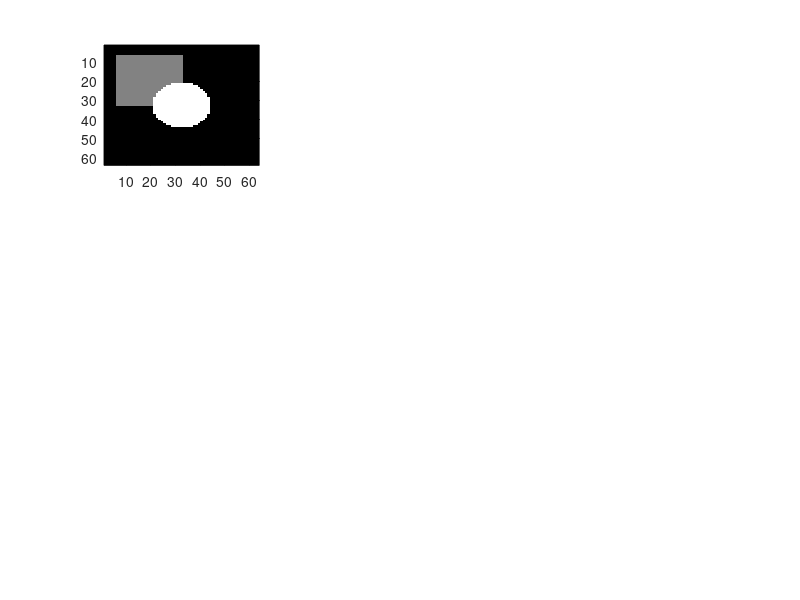

Reproduce this figure in MATLAB. (Note: this script raises an error after producing the figure.)
% Generate and plot image
img = zeros(64,64);
img(6:32,6:32) = 0.5;
[x,y] = meshgrid(1:64,1:64);
z = ((x-32).^2+(y-32).^2) < 12^2; % Circle of radius 12 around (32,32);
img(z) = 1;

figure(1); subplot(3,3,1);
pcolor(img), shading flat, colormap gray; set(gca,'YDir','reverse');

% Create finite difference operator
d1 = [0,1,-1];
d2 = [1,-2,1];

d = d2;
M = spdiags(repmat(d,64,1),-1:1,64,64);
M(1,end) = d(1);
M(end,1) = d(3);

M = opMatrix(M);

figure(1); subplot(3,3,2);
pcolor(M*img), shading flat, colormap gray; set(gca,'YDir','reverse');

figure(1); subplot(3,3,3);
pcolor(img*M'), shading flat, colormap gray; set(gca,'YDir','reverse');

figure(1); subplot(3,3,4);
pcolor(M*img + img*M'), shading flat, colormap gray; set(gca,'YDir','reverse');

figure(1); subplot(3,3,5);
M2 = opKron(opEye(64),M) + opKron(M,opEye(64));
pcolor(reshape(M2*img(:),64,64)), shading flat, colormap gray; set(gca,'YDir','reverse');

figure(1); subplot(3,3,6);
rng(0);
imgNoisy = img + 0.3*randn(64,64);
pcolor(imgNoisy), shading flat, colormap gray; set(gca,'YDir','reverse');

b = [imgNoisy(:);zeros(64*64,1)];


figure(1); subplot(3,3,7);
delta = .1; A = [opEye(64*64); delta * M2];
x = A \ b;
pcolor(reshape(x(1:64^2),64,64)), shading flat, colormap gray; set(gca,'YDir','reverse');

figure(1); subplot(3,3,8);
delta = 1; A = [opEye(64*64); delta * M2];
x = A \ b;
pcolor(reshape(x(1:64^2),64,64)), shading flat, colormap gray; set(gca,'YDir','reverse');

figure(1); subplot(3,3,9);
delta = 5; A = [opEye(64*64); delta * M2];
x = A \ b;
pcolor(reshape(x(1:64^2),64,64)), shading flat, colormap gray; set(gca,'YDir','reverse');

